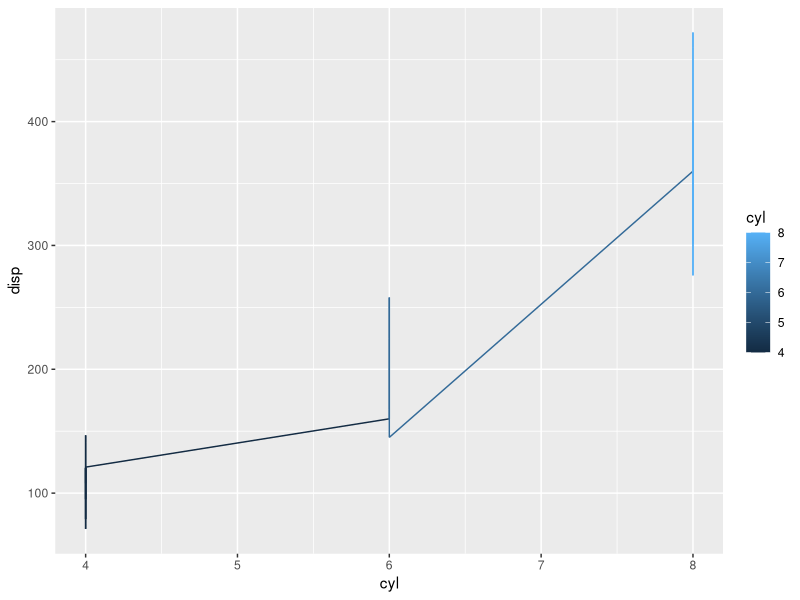

Write R code to recreate this figure.
#Trial for Git
a<-c(1,2,3)
b<-c(4,5,6)
sum=a+b
sum

#Accessing a package Description
packageDescription("ggplot2")
help(package="ggplot2")
#installed packages
installed.packages()
library()
#library Paths
.libPaths()
View(mtcars)
#
install.packages("ggplot2") # installing package ggplot2
#loading package
library(ggplot2)
ggplot(mtcars,aes(cyl,disp,colour=cyl))+geom_line()

#Available packages
available.packages()
#update packages
update.packages() 

# remove packages
detach(package:ggplot2)
remove.packages("ggplot2")
q()

